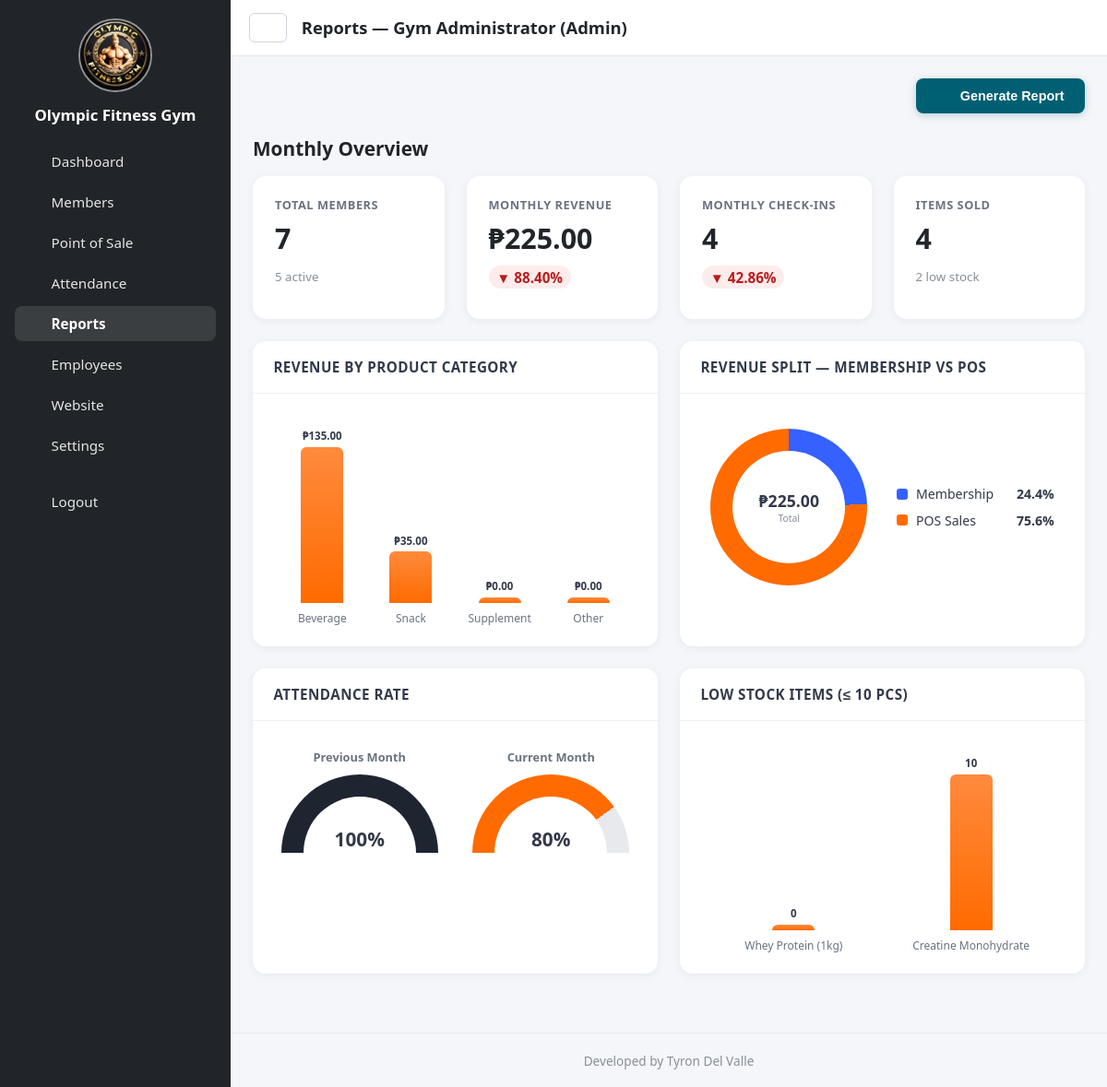
The page /admin/reports.php?rtype=attendance (signed in) on the database its author committed.
### tables this page shows
CREATE TABLE `gym_settings` (
  `id` int(11) NOT NULL AUTO_INCREMENT,
  `gym_name` varchar(255) NOT NULL DEFAULT 'Gym Management System',
  `logo_path` varchar(255) NOT NULL DEFAULT 'gym logo.jpg',
  `background_path` varchar(255) NOT NULL DEFAULT 'gym background.jpg',
  `updated_at` timestamp NOT NULL DEFAULT current_timestamp() ON UPDATE current_timestamp(),
  `sidebar_theme` varchar(50) NOT NULL DEFAULT 'primary',
  `student_discount_enabled` tinyint(1) DEFAULT 1,
  `per_session_fee` decimal(10,2) DEFAULT 50.00,
  `half_month_fee` decimal(10,2) DEFAULT 300.00,
  `one_month_fee` decimal(10,2) DEFAULT 500.00,
  `two_months_fee` decimal(10,2) DEFAULT 900.00,
  `three_months_fee` decimal(10,2) DEFAULT 1300.00,
  `four_months_fee` decimal(10,2) DEFAULT 1700.00,
  `five_months_fee` decimal(10,2) DEFAULT 2100.00,
  `six_months_fee` decimal(10,2) DEFAULT 2500.00,
  `seven_months_fee` decimal(10,2) DEFAULT 2900.00,
  `eight_months_fee` decimal(10,2) DEFAULT 3300.00,
  `nine_months_fee` decimal(10,2) DEFAULT 3700.00,
  `ten_months_fee` decimal(10,2) DEFAULT 4100.00,
  `eleven_months_fee` decimal(10,2) DEFAULT 4500.00,
  `one_year_fee` decimal(10,2) DEFAULT 5000.00,
  `two_years_fee` decimal(10,2) DEFAULT 9000.00,
  `three_years_fee` decimal(10,2) DEFAULT 13000.00,
  PRIMARY KEY (`id`)
);

CREATE TABLE `pos_items` (
  `id` int(11) NOT NULL AUTO_INCREMENT,
  `name` varchar(100) NOT NULL,
  `category` enum('beverage','snack','supplement','other') NOT NULL DEFAULT 'beverage',
  `price` decimal(10,2) NOT NULL DEFAULT 0.00,
  `stock_quantity` int(11) DEFAULT 0,
  `image` varchar(255) DEFAULT NULL,
  `is_active` tinyint(1) DEFAULT 1,
  `created_at` timestamp NOT NULL DEFAULT current_timestamp(),
  `updated_at` timestamp NOT NULL DEFAULT current_timestamp() ON UPDATE current_timestamp(),
  PRIMARY KEY (`id`),
  UNIQUE KEY `unique_item_name` (`name`)
);

### admin/reports.php (the view, shortened to what this page needs)
<?php
include "../config/db.php";
$user     = $_SESSION['user'];
$settings = $conn->query("SELECT * FROM gym_settings WHERE id = 1")->fetch_assoc();
$gym_name = $settings['gym_name'] ?? 'Gym Management System';
$curStart  = date('Y-m-01');
$curEnd    = date('Y-m-t');
$prevStart = date('Y-m-01', strtotime('-1 month'));
$prevEnd   = date('Y-m-t', strtotime('-1 month'));
function qval($conn, $sql) {
    $res = $conn->query($sql);
    $row = $res->fetch_assoc();
    $v = reset($row);
    return $v === null ? 0 : $v;
}
function percentChange($current, $previous) {
    $current = (float)$current; $previous = (float)$previous;
    $pct = (($current - $previous) / $previous) * 100;
    return ['pct'=>abs($pct), 'dir'=>$pct > 0.0001 ? 'up' : ($pct < -0.0001 ? 'down' : 'flat')];
}
function trendBadge($change) {
    $cls   = $change['dir']==='up' ? 'o-trend-up' : ($change['dir']==='down' ? 'o-trend-down' : 'o-trend-flat');
    $arrow = $change['dir']==='up' ? '&#9650;' : ($change['dir']==='down' ? '&#9660;' : '&#9679;');
    return '<span class="o-stat-trend '.$cls.'">'.$arrow.' '.number_format($change['pct'],2).'%</span>';
}
function peso($n) { return '&#8369;'.number_format((float)$n,2); }
$total_members    = qval($conn, "SELECT COUNT(*) c FROM members");
$active_members   = qval($conn, "SELECT COUNT(*) c FROM members WHERE status = 'ACTIVE'");
$total_attendance = qval($conn, "SELECT COUNT(*) c FROM attendance WHERE checkin_time BETWEEN '$curStart 00:00:00' AND '$curEnd 23:59:59'");
$attendance_prev  = qval($conn, "SELECT COUNT(*) c FROM attendance WHERE checkin_time BETWEEN '$prevStart 00:00:00' AND '$prevEnd 23:59:59'");
$chg_attendance   = percentChange($total_attendance, $attendance_prev);
$membership_cur   = qval($conn, "SELECT COALESCE(SUM(amount),0) t FROM payments WHERE payment_date BETWEEN '$curStart 00:00:00' AND '$curEnd 23:59:59'");
$membership_prev  = qval($conn, "SELECT COALESCE(SUM(amount),0) t FROM payments WHERE payment_date BETWEEN '$prevStart 00:00:00' AND '$prevEnd 23:59:59'");
$pos_cur          = qval($conn, "SELECT COALESCE(SUM(total_amount),0) t FROM pos_sales WHERE sale_date BETWEEN '$curStart 00:00:00' AND '$curEnd 23:59:59'");
$pos_prev         = qval($conn, "SELECT COALESCE(SUM(total_amount),0) t FROM pos_sales WHERE sale_date BETWEEN '$prevStart 00:00:00' AND '$prevEnd 23:59:59'");
$total_cur        = $membership_cur + $pos_cur;
$total_prev       = $membership_prev + $pos_prev;
$chg_total        = percentChange($total_cur, $total_prev);
$monthly_pos_items = qval($conn, "SELECT COALESCE(SUM(psi.quantity),0) t FROM pos_sale_items psi JOIN pos_sales ps ON psi.sale_id = ps.id WHERE ps.sale_date BETWEEN '$curStart 00:00:00' AND '$curEnd 23:59:59'");
$low_stock_items   = qval($conn, "SELECT COUNT(*) c FROM pos_items WHERE stock_quantity <= 10 AND is_active = 1");
$catRevenue = ['beverage'=>0,'snack'=>0,'supplement'=>0,'other'=>0];
$catLabels  = ['beverage'=>'Beverage','snack'=>'Snack','supplement'=>'Supplement','other'=>'Other'];
$catRes = $conn->query("SELECT pi.category, COALESCE(SUM(psi.total_price),0) AS rev FROM pos_sale_items psi JOIN pos_sales ps ON psi.sale_id=ps.id JOIN pos_items pi ON psi.item_id=pi.id WHERE ps.sale_date BETWEEN '$curStart 00:00:00' AND '$curEnd 23:59:59' GROUP BY pi.category");
if ($catRes) while ($row = $catRes->fetch_assoc()) if (isset($catRevenue[$row['category']])) $catRevenue[$row['category']] = (float)$row['rev'];
$catMax = max(1, max($catRevenue));
$hasCatData = array_sum($catRevenue) > 0;
$splitTotal = $total_cur > 0 ? $total_cur : 1;
$membershipPct = round(($membership_cur/$splitTotal)*100,1);
$posPct = round(100-$membershipPct,1);
function attendanceRate($conn,$start,$end) {
    $eligible  = qval($conn,"SELECT COUNT(*) c FROM members WHERE start_date <= '$end' AND (end_date IS NULL OR end_date >= '$start')");
    $checkedIn = qval($conn,"SELECT COUNT(DISTINCT member_id) c FROM attendance WHERE checkin_time BETWEEN '$start 00:00:00' AND '$end 23:59:59'");
    return min(100, round(($checkedIn/$eligible)*100));
}
$attendanceRateCur  = attendanceRate($conn,$curStart,$curEnd);
$attendanceRatePrev = attendanceRate($conn,$prevStart,$prevEnd);
$lowStockList = [];
$lsRes = $conn->query("SELECT name, stock_quantity FROM pos_items WHERE is_active=1 AND stock_quantity<=10 ORDER BY stock_quantity ASC LIMIT 6");
if ($lsRes) while ($row=$lsRes->fetch_assoc()) $lowStockList[]=$row;
$lowStockMax = 10;
foreach ($lowStockList as $li) $lowStockMax = max($lowStockMax,(int)$li['stock_quantity']);
$donutGradient = "conic-gradient(#3461ff 0% {$membershipPct}%, #ff6b00 {$membershipPct}% 100%)";
$sidebarTextClass = ($settings['sidebar_theme'] == 'light') ? 'text-dark' : 'text-white';
function icon($name) {
    $path = $icons[$name] ?? '';
    return '<svg viewBox="0 0 24 24" fill="currentColor" aria-hidden="true">'.$path.'</svg>';
}
?>
<!DOCTYPE html>
<html lang="en">
<head>
    <link href="../assets/reports-offline.css?v=2" rel="stylesheet">
</head>
<body class="offline-body">
<div class="o-flex" id="appShell">
    <nav id="sidebar" class="o-sidebar bg-<?php echo htmlspecialchars($settings['sidebar_theme']); ?> <?php echo $sidebarTextClass; ?>">
        <div class="o-brand">
            <img src="../<?php echo htmlspecialchars($settings['logo_path']); ?>" alt="Gym Logo">
            <h5><?php echo htmlspecialchars($gym_name); ?></h5>
        </div>
        <ul class="o-nav">
            <li><a href="dashboard.php"><?php echo icon('dashboard'); ?><span>Dashboard</span></a></li>
            <li><a href="members.php"><?php echo icon('users'); ?><span>Members</span></a></li>
            <li><a href="pos.php"><?php echo icon('cart'); ?><span>Point of Sale</span></a></li>
            <li><a href="attendance.php"><?php echo icon('calendar'); ?><span>Attendance</span></a></li>
            <li><a class="active" href="reports.php"><?php echo icon('chart'); ?><span>Reports</span></a></li>
            <li><a href="employees.php"><?php echo icon('employee'); ?><span>Employees</span></a></li>
            <li><a href="website_settings.php"><?php echo icon('globe'); ?><span>Website</span></a></li>
            <li><a href="settings.php"><?php echo icon('cog'); ?><span>Settings</span></a></li>
            <li style="margin-top:1.5rem;"><a href="../logout.php"><?php echo icon('logout'); ?><span>Logout</span></a></li>
        </ul>
    </nav>
    <div class="o-grow" id="mainContent">
        <div class="o-topbar">
            <button class="o-toggle" id="sidebarToggle"><?php echo icon('bars'); ?></button>
            <p class="o-title">Reports — <?php echo htmlspecialchars($user['fullname']); ?> (Admin)</p>
        </div>
        <div class="o-container">
            <div class="gr-topbar">
                <button type="button" class="gr-btn-generate" id="openGenReportBtn">
                    <?php echo icon('file'); ?> Generate Report
                </button>
            </div>
            <h1 class="o-section-title">Monthly Overview</h1>
            <div class="o-row">
                <div class="o-col o-col-3"><div class="o-card o-stat"><div class="o-stat-label">Total Members</div><div class="o-stat-value"><?php echo (int)$total_members; ?></div><small style="color:#8a8f98;"><?php echo (int)$active_members; ?> active</small></div></div>
                <div class="o-col o-col-3"><div class="o-card o-stat"><div class="o-stat-label">Monthly Revenue</div><div class="o-stat-value"><?php echo peso($total_cur); ?></div><?php echo trendBadge($chg_total); ?></div></div>
                <div class="o-col o-col-3"><div class="o-card o-stat"><div class="o-stat-label">Monthly Check-ins</div><div class="o-stat-value"><?php echo (int)$total_attendance; ?></div><?php echo trendBadge($chg_attendance); ?></div></div>
                <div class="o-col o-col-3"><div class="o-card o-stat"><div class="o-stat-label">Items Sold</div><div class="o-stat-value"><?php echo (int)$monthly_pos_items; ?></div><small style="color:#8a8f98;"><?php echo (int)$low_stock_items; ?> low stock</small></div></div>
            </div>
            <div class="o-row">
                <div class="o-col o-col-6"><div class="o-card"><div class="o-card-header"><h6>Revenue by Product Category</h6></div><div class="o-card-body"><?php if($hasCatData): ?><div class="o-bars"><?php foreach($catRevenue as $key=>$val): $h=$catMax>0?max(3,round(($val/$catMax)*100)):3; ?><div class="o-bar-col"><div class="o-bar-val"><?php echo peso($val); ?></div><div class="o-bar" style="height:<?php echo $h; ?>%"></div><div class="o-bar-label"><?php echo $catLabels[$key]; ?></div></div><?php endforeach; ?></div><?php else: ?><div class="o-empty">No POS sales recorded this month yet.</div><?php endif; ?></div></div></div>
                <div class="o-col o-col-6"><div class="o-card"><div class="o-card-header"><h6>Revenue Split &mdash; Membership vs POS</h6></div><div class="o-card-body"><?php if($total_cur>0): ?><div class="o-donut-wrap"><div class="o-donut" style="background:<?php echo $donutGradient; ?>;"><div class="o-donut-center"><div class="o-dc-num"><?php echo peso($total_cur); ?></div><div class="o-dc-lbl">Total</div></div></div><div class="o-legend"><div class="o-legend-item"><span class="o-legend-dot" style="background:#3461ff;"></span>Membership <b><?php echo $membershipPct; ?>%</b></div><div class="o-legend-item"><span class="o-legend-dot" style="background:#ff6b00;"></span>POS Sales <b><?php echo $posPct; ?>%</b></div></div></div><?php else: ?><div class="o-empty">No revenue recorded this month yet.</div><?php endif; ?></div></div></div>
            </div>
            <div class="o-row">
                <div class="o-col o-col-6"><div class="o-card"><div class="o-card-header"><h6>Attendance Rate</h6></div><div class="o-card-body"><div class="o-gauge-row"><div class="o-gauge-block"><div class="o-gauge-title">Previous Month</div><div class="o-gauge" style="--gc:#1e2530;--gp:<?php echo $attendanceRatePrev; ?>;"><div class="o-gauge-val"><?php echo $attendanceRatePrev; ?>%</div></div></div><div class="o-gauge-block"><div class="o-gauge-title">Current Month</div><div class="o-gauge" style="--gc:#ff6b00;--gp:<?php echo $attendanceRateCur; ?>;"><div class="o-gauge-val"><?php echo $attendanceRateCur; ?>%</div></div></div></div></div></div></div>
                <div class="o-col o-col-6"><div class="o-card"><div class="o-card-header"><h6>Low Stock Items (&le; 10 pcs)</h6></div><div class="o-card-body"><?php if(count($lowStockList)>0): ?><div class="o-bars"><?php foreach($lowStockList as $li): $qty=(int)$li['stock_quantity']; $h=max(3,round(($qty/$lowStockMax)*100)); ?><div class="o-bar-col"><div class="o-bar-val"><?php echo $qty; ?></div><div class="o-bar" style="height:<?php echo $h; ?>%"></div><div class="o-bar-label"><?php echo htmlspecialchars($li['name']); ?></div></div><?php endforeach; ?></div><?php else: ?><div class="o-empty">No low-stock items right now.</div><?php endif; ?></div></div></div>
            </div>
        </div>
        <div class="o-footer">Developed by Tyron Del Valle</div>
    </div>
</div>
</body>
</html>

### admin/reports.php (style rules this page uses)
.gr-topbar { display:flex; justify-content:flex-end; margin-bottom:1.5rem; }
.gr-btn-generate { padding:.65rem 1.4rem; background:#005f73; color:#fff; border:none; border-radius:8px; font-weight:700; font-size:.9rem; cursor:pointer; display:inline-flex; align-items:center; gap:.5rem; transition:background .15s; box-shadow:0 2px 8px rgba(0,95,115,.25); }
.gr-btn-generate svg { width:17px; height:17px; }

### rows shown on the page
gym_settings: logo_path (picture), gym_name "Olympic Fitness Gym"
pos_items: stock_quantity "0", $h 3 (drawn), name "Whey Protein (1kg)"
pos_items: stock_quantity "10", $h 100 (drawn), name "Creatine Monohydrate"

### other values the page prints
$user['fullname'] "Gym Administrator"
$total_members "7"
$active_members "5"
peso($total_cur) "₱225.00"
$arrow "▼ ▼"
$change['pct'] "88.40 42.86"
$total_attendance "4"
$monthly_pos_items "4"
$low_stock_items "2"
peso($val) "₱135.00"
$catLabels[$key] "Beverage"
peso($val) "₱35.00"
$catLabels[$key] "Snack"
peso($val) "₱0.00"
$catLabels[$key] "Supplement"
